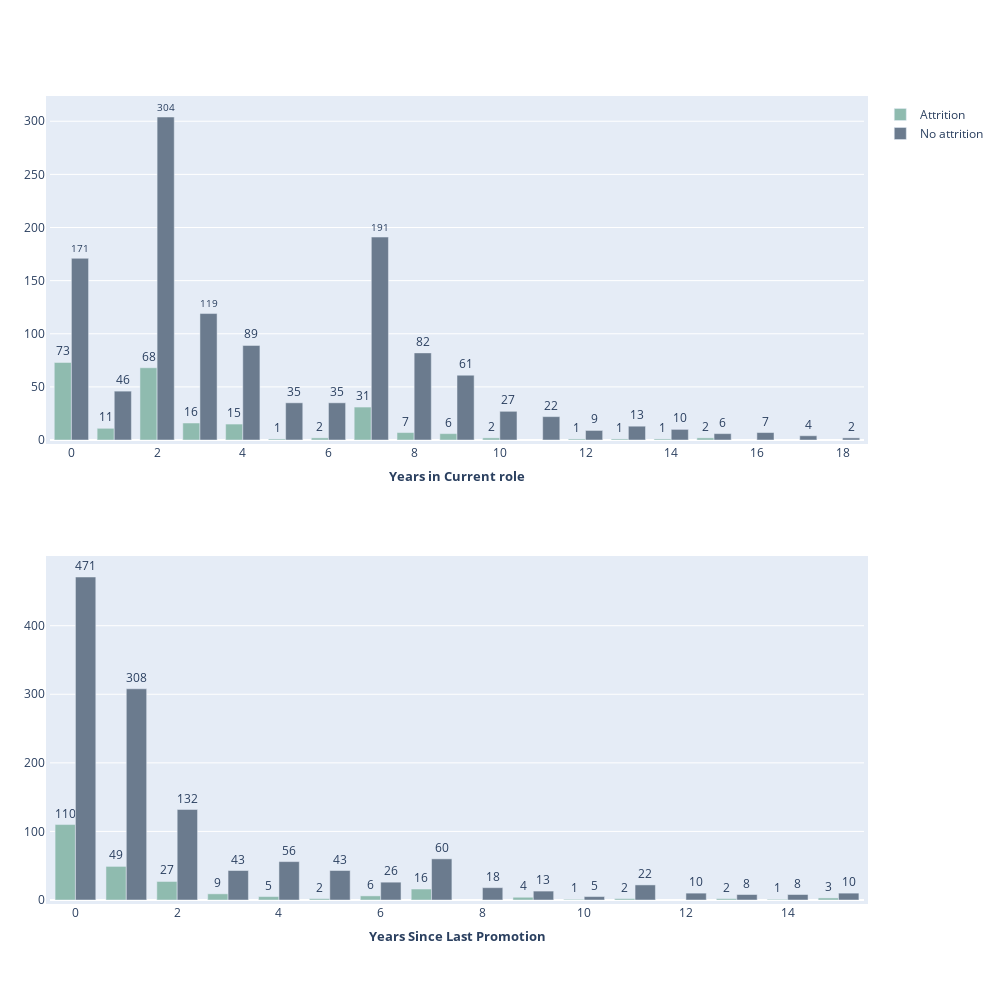

Notebook source saved alongside this figure:
### Code cell
fig=go.Figure()
fig=make_subplots(rows=2,cols=1)
years1=data.groupby(['YearsInCurrentRole','Attrition'],as_index=False)['Age'].count()
years1['Count']=years1['Age']
years1.drop(columns='Age',axis=1,inplace=True)
fig.add_trace(go.Bar(x=years1[years1['Attrition']=='1']['YearsInCurrentRole'], y=years1[years1['Attrition']=='1']['Count'],name='Attrition',
                     text=years1[years1['Attrition']=='1']['Count'],textposition="outside",marker_color='#8FBBAF',showlegend=True),row=1,col=1)
fig.add_trace(go.Bar(x=years1[years1['Attrition']=='0']['YearsInCurrentRole'], y=years1[years1['Attrition']=='0']['Count'],name='No attrition',
                     text=years1[years1['Attrition']=='0']['Count'],textposition="outside",marker_color='#6B7B8E',showlegend=True),row=1,col=1)
fig.update_xaxes(title_text="<b style=\"font-size:90%;\">Years in Current role", row=1, col=1)

years2=data.groupby(['YearsSinceLastPromotion','Attrition'],as_index=False)['Age'].count()
years2['Count']=years2['Age']
years2.drop(columns='Age',axis=1,inplace=True)
fig.add_trace(go.Bar(x=years2[years2['Attrition']=='1']['YearsSinceLastPromotion'], y=years2[years2['Attrition']=='1']['Count'],name='Attrition',
                     text=years2[years2['Attrition']=='1']['Count'],textposition="outside", marker_color='#8FBBAF',showlegend=False),row=2,col=1)
fig.add_trace(go.Bar(x=years2[years2['Attrition']=='0']['YearsSinceLastPromotion'], y=years2[years2['Attrition']=='0']['Count'],name='No attrition',
                     text=years2[years2['Attrition']=='0']['Count'],textposition="outside",marker_color='#6B7B8E',showlegend=False),row=2,col=1)
fig.update_xaxes(title_text="<b style=\"font-size:90%;\">Years Since Last Promotion",row=2, col=1)

fig.update_layout(
    autosize=False,
    width=1000, height=1000,
    margin=dict(l=50, r=50, b=100, t=100, pad=4))

### Figure 1 — Plotly figure (JSON) as saved in the notebook; plotly's stock layout.template omitted (floating-point values rounded to 4 significant figures)
{"data": [{"marker": {"color": "#8FBBAF"}, "name": "Attrition", "showlegend": true, "text": [73, 11, 68, 16, 15, 1, 2, 31, 7, 6, 2, 1, 1, 1, 2], "textposition": "outside", "type": "bar", "x": [0, 1, 2, 3, 4, 5, 6, 7, 8, 9, 10, 12, 13, 14, 15], "xaxis": "x", "y": [73, 11, 68, 16, 15, 1, 2, 31, 7, 6, 2, 1, 1, 1, 2], "yaxis": "y"}, {"marker": {"color": "#6B7B8E"}, "name": "No attrition", "showlegend": true, "text": [171, 46, 304, 119, 89, 35, 35, 191, 82, 61, 27, 22, 9, 13, 10, 6, 7, 4, 2], "textposition": "outside", "type": "bar", "x": [0, 1, 2, 3, 4, 5, 6, 7, 8, 9, 10, 11, 12, 13, 14, 15, 16, 17, 18], "xaxis": "x", "y": [171, 46, 304, 119, 89, 35, 35, 191, 82, 61, 27, 22, 9, 13, 10, 6, 7, 4, 2], "yaxis": "y"}, {"marker": {"color": "#8FBBAF"}, "name": "Attrition", "showlegend": false, "text": [110, 49, 27, 9, 5, 2, 6, 16, 4, 1, 2, 2, 1, 3], "textposition": "outside", "type": "bar", "x": [0, 1, 2, 3, 4, 5, 6, 7, 9, 10, 11, 13, 14, 15], "xaxis": "x2", "y": [110, 49, 27, 9, 5, 2, 6, 16, 4, 1, 2, 2, 1, 3], "yaxis": "y2"}, {"marker": {"color": "#6B7B8E"}, "name": "No attrition", "showlegend": false, "text": [471, 308, 132, 43, 56, 43, 26, 60, 18, 13, 5, 22, 10, 8, 8, 10], "textposition": "outside", "type": "bar", "x": [0, 1, 2, 3, 4, 5, 6, 7, 8, 9, 10, 11, 12, 13, 14, 15], "xaxis": "x2", "y": [471, 308, 132, 43, 56, 43, 26, 60, 18, 13, 5, 22, 10, 8, 8, 10], "yaxis": "y2"}], "layout": {"autosize": false, "height": 1000, "margin": {"b": 100, "l": 50, "pad": 4, "r": 50, "t": 100}, "width": 1000, "xaxis": {"anchor": "y", "autorange": true, "domain": [0, 1], "range": [-0.5, 18.5], "title": {"text": "<b style=\"font-size:90%;\">Years in Current role"}, "type": "linear"}, "xaxis2": {"anchor": "y2", "autorange": true, "domain": [0, 1], "range": [-0.5, 15.5], "title": {"text": "<b style=\"font-size:90%;\">Years Since Last Promotion"}, "type": "linear"}, "yaxis": {"anchor": "x", "autorange": true, "domain": [0.575, 1], "range": [0, 320], "type": "linear"}, "yaxis2": {"anchor": "x2", "autorange": true, "domain": [0, 0.425], "range": [0, 495.8], "type": "linear"}}}
